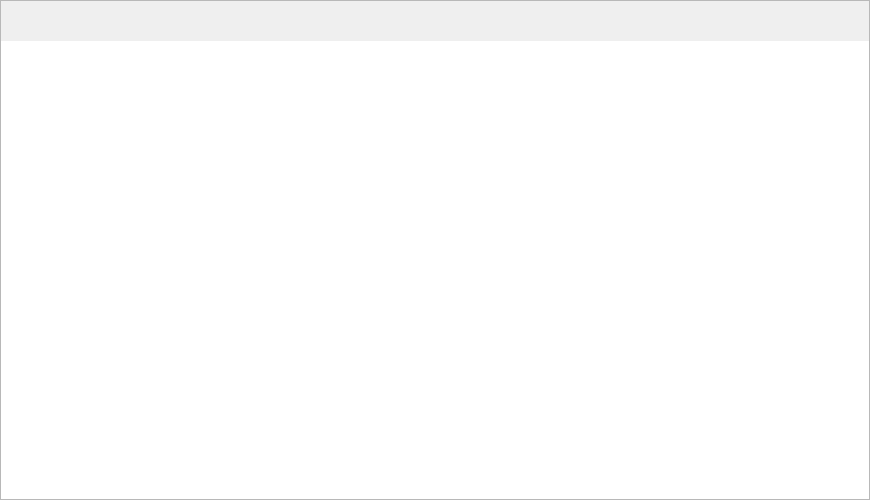
<?xml version="1.0" encoding="UTF-8"?>
<ui version="4.0">
 <class>OverviewFrame</class>
 <widget class="QFrame" name="OverviewFrame">
  <property name="geometry">
   <rect>
    <x>0</x>
    <y>0</y>
    <width>870</width>
    <height>500</height>
   </rect>
  </property>
  <property name="windowTitle">
   <string>Frame</string>
  </property>
  <property name="frameShape">
   <enum>QFrame::StyledPanel</enum>
  </property>
  <property name="frameShadow">
   <enum>QFrame::Raised</enum>
  </property>
  <layout class="QVBoxLayout" name="verticalLayout" stretch="0,0,1">
   <property name="spacing">
    <number>0</number>
   </property>
   <property name="leftMargin">
    <number>0</number>
   </property>
   <property name="topMargin">
    <number>0</number>
   </property>
   <property name="rightMargin">
    <number>0</number>
   </property>
   <property name="bottomMargin">
    <number>0</number>
   </property>
   <item>
    <layout class="QHBoxLayout" name="horizontalLayout_4">
     <item>
      <widget class="WalletGUI::BalanceOverviewFrame" name="m_balanceOverviewFrame">
       <property name="sizePolicy">
        <sizepolicy hsizetype="Minimum" vsizetype="Minimum">
         <horstretch>0</horstretch>
         <verstretch>0</verstretch>
        </sizepolicy>
       </property>
       <property name="minimumSize">
        <size>
         <width>200</width>
         <height>20</height>
        </size>
       </property>
       <property name="frameShape">
        <enum>QFrame::NoFrame</enum>
       </property>
       <property name="frameShadow">
        <enum>QFrame::Raised</enum>
       </property>
      </widget>
     </item>
     <item>
      <widget class="WalletGUI::MiningOverviewFrame" name="m_miningOverviewFrame">
       <property name="sizePolicy">
        <sizepolicy hsizetype="Minimum" vsizetype="Minimum">
         <horstretch>0</horstretch>
         <verstretch>0</verstretch>
        </sizepolicy>
       </property>
       <property name="minimumSize">
        <size>
         <width>200</width>
         <height>20</height>
        </size>
       </property>
       <property name="frameShape">
        <enum>QFrame::NoFrame</enum>
       </property>
       <property name="frameShadow">
        <enum>QFrame::Raised</enum>
       </property>
      </widget>
     </item>
    </layout>
   </item>
   <item>
    <spacer name="verticalSpacer">
     <property name="orientation">
      <enum>Qt::Vertical</enum>
     </property>
     <property name="sizeType">
      <enum>QSizePolicy::Fixed</enum>
     </property>
     <property name="sizeHint" stdset="0">
      <size>
       <width>20</width>
       <height>20</height>
      </size>
     </property>
    </spacer>
   </item>
   <item>
    <layout class="QHBoxLayout" name="horizontalLayout_3">
     <property name="spacing">
      <number>0</number>
     </property>
     <item>
      <widget class="QTableView" name="m_recentTransactionsView">
       <property name="enabled">
        <bool>true</bool>
       </property>
       <property name="focusPolicy">
        <enum>Qt::NoFocus</enum>
       </property>
       <property name="frameShape">
        <enum>QFrame::NoFrame</enum>
       </property>
       <property name="verticalScrollBarPolicy">
        <enum>Qt::ScrollBarAsNeeded</enum>
       </property>
       <property name="editTriggers">
        <set>QAbstractItemView::NoEditTriggers</set>
       </property>
       <property name="alternatingRowColors">
        <bool>true</bool>
       </property>
       <property name="selectionMode">
        <enum>QAbstractItemView::NoSelection</enum>
       </property>
       <property name="selectionBehavior">
        <enum>QAbstractItemView::SelectItems</enum>
       </property>
       <property name="textElideMode">
        <enum>Qt::ElideMiddle</enum>
       </property>
       <property name="verticalScrollMode">
        <enum>QAbstractItemView::ScrollPerPixel</enum>
       </property>
       <property name="showGrid">
        <bool>false</bool>
       </property>
       <property name="wordWrap">
        <bool>false</bool>
       </property>
       <property name="cornerButtonEnabled">
        <bool>false</bool>
       </property>
       <attribute name="horizontalHeaderHighlightSections">
        <bool>false</bool>
       </attribute>
       <attribute name="verticalHeaderVisible">
        <bool>false</bool>
       </attribute>
      </widget>
     </item>
    </layout>
   </item>
  </layout>
 </widget>
 <customwidgets>
  <customwidget>
   <class>WalletGUI::BalanceOverviewFrame</class>
   <extends>QFrame</extends>
   <header>acc/balanceoverviewframe.h</header>
   <container>1</container>
   <slots>
    <signal>copiedToClipboardSignal()</signal>
   </slots>
  </customwidget>
  <customwidget>
   <class>WalletGUI::MiningOverviewFrame</class>
   <extends>QFrame</extends>
   <header>Miner/miningoverviewframe.h</header>
   <container>1</container>
  </customwidget>
 </customwidgets>
 <resources/>
 <connections/>
 <slots>
  <slot>showTransactionDetails(QModelIndex)</slot>
 </slots>
</ui>
